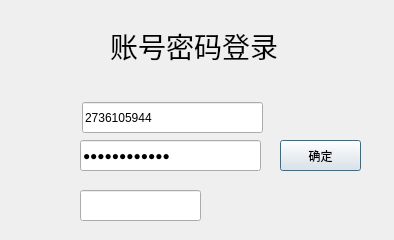
<?xml version="1.0" encoding="UTF-8"?>
<ui version="4.0">
 <class>LoginDlg</class>
 <widget class="QDialog" name="LoginDlg">
  <property name="windowModality">
   <enum>Qt::NonModal</enum>
  </property>
  <property name="geometry">
   <rect>
    <x>0</x>
    <y>0</y>
    <width>394</width>
    <height>240</height>
   </rect>
  </property>
  <property name="windowTitle">
   <string>QQrobot login</string>
  </property>
  <property name="windowIcon">
   <iconset resource="imgs.qrc">
    <normaloff>:/img/logo.ico</normaloff>:/img/logo.ico</iconset>
  </property>
  <property name="modal">
   <bool>false</bool>
  </property>
  <widget class="QLineEdit" name="qqnum">
   <property name="geometry">
    <rect>
     <x>82</x>
     <y>102</y>
     <width>181</width>
     <height>31</height>
    </rect>
   </property>
   <property name="text">
    <string>2736105944</string>
   </property>
  </widget>
  <widget class="QLineEdit" name="qqpass">
   <property name="geometry">
    <rect>
     <x>80</x>
     <y>140</y>
     <width>181</width>
     <height>31</height>
    </rect>
   </property>
   <property name="text">
    <string>woaitanghua_</string>
   </property>
   <property name="echoMode">
    <enum>QLineEdit::Password</enum>
   </property>
  </widget>
  <widget class="QPushButton" name="rtnButton">
   <property name="geometry">
    <rect>
     <x>280</x>
     <y>140</y>
     <width>81</width>
     <height>31</height>
    </rect>
   </property>
   <property name="text">
    <string>确定</string>
   </property>
  </widget>
  <widget class="QLabel" name="verifyImg">
   <property name="geometry">
    <rect>
     <x>220</x>
     <y>180</y>
     <width>121</width>
     <height>51</height>
    </rect>
   </property>
   <property name="text">
    <string/>
   </property>
   <property name="pixmap">
    <pixmap resource="imgs.qrc">:/img/captcha.jpg</pixmap>
   </property>
  </widget>
  <widget class="QLineEdit" name="verifyCode">
   <property name="geometry">
    <rect>
     <x>80</x>
     <y>190</y>
     <width>121</width>
     <height>31</height>
    </rect>
   </property>
  </widget>
  <widget class="QLabel" name="label">
   <property name="geometry">
    <rect>
     <x>40</x>
     <y>0</y>
     <width>61</width>
     <height>81</height>
    </rect>
   </property>
   <property name="text">
    <string/>
   </property>
   <property name="pixmap">
    <pixmap resource="imgs.qrc">:/img/qqlogo.png</pixmap>
   </property>
  </widget>
  <widget class="QLabel" name="label_2">
   <property name="geometry">
    <rect>
     <x>110</x>
     <y>30</y>
     <width>171</width>
     <height>31</height>
    </rect>
   </property>
   <property name="font">
    <font>
     <pointsize>21</pointsize>
    </font>
   </property>
   <property name="text">
    <string>账号密码登录</string>
   </property>
  </widget>
 </widget>
 <tabstops>
  <tabstop>qqnum</tabstop>
  <tabstop>qqpass</tabstop>
  <tabstop>verifyCode</tabstop>
  <tabstop>rtnButton</tabstop>
 </tabstops>
 <resources>
  <include location="imgs.qrc"/>
 </resources>
 <connections/>
</ui>
